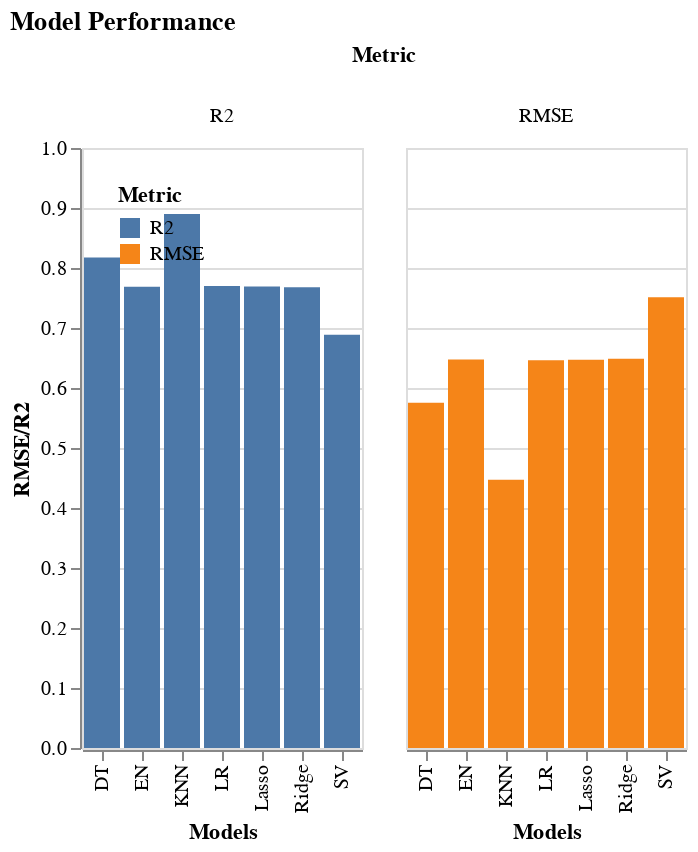

Notebook source saved alongside this figure:
### Code cell
data = pd.DataFrame({
        'Model': np.tile(labels, 2),
        'Metric': ['RMSE']*len(labels) + ['R2']*len(labels),
        'Value': np.concatenate([RMSE_Results, R2_Results])
    })

bar_chart = alt.Chart(data).mark_bar().encode(
    x=alt.X('Model:N', axis=alt.Axis(title='Models')),
    y=alt.Y('Value:Q', axis=alt.Axis(title='RMSE/R2'), scale=alt.Scale(domain=(0, 1))),
    color='Metric:N',
    column='Metric:N'
).properties(
    title='Model Performance'
).resolve_scale(
    y='shared'
).configure_legend(
    orient='top-left'
)
bar_chart.show()

### Figure 1 — Vega-Lite specification as saved in the notebook (floating-point values rounded to 4 significant figures)
{"config": {"view": {"continuousWidth": 300, "continuousHeight": 300}, "legend": {"orient": "top-left"}}, "data": {"name": "data-cc4c65a02b8448a0f8d62767bc4679bd"}, "mark": {"type": "bar"}, "encoding": {"color": {"field": "Metric", "type": "nominal"}, "column": {"field": "Metric", "type": "nominal"}, "x": {"axis": {"title": "Models"}, "field": "Model", "type": "nominal"}, "y": {"axis": {"title": "RMSE/R2"}, "field": "Value", "scale": {"domain": [0, 1]}, "type": "quantitative"}}, "resolve": {"scale": {"y": "shared"}}, "title": "Model Performance", "$schema": "https://vega.github.io/schema/vega-lite/v5.17.0.json", "datasets": {"data-cc4c65a02b8448a0f8d62767bc4679bd": [{"Model": "LR", "Metric": "RMSE", "Value": 0.6461}, {"Model": "Lasso", "Metric": "RMSE", "Value": 0.6472}, {"Model": "Ridge", "Metric": "RMSE", "Value": 0.6488}, {"Model": "EN", "Metric": "RMSE", "Value": 0.6477}, {"Model": "KNN", "Metric": "RMSE", "Value": 0.4469}, {"Model": "DT", "Metric": "RMSE", "Value": 0.5756}, {"Model": "SV", "Metric": "RMSE", "Value": 0.7512}, {"Model": "LR", "Metric": "R2", "Value": 0.7699}, {"Model": "Lasso", "Metric": "R2", "Value": 0.7691}, {"Model": "Ridge", "Metric": "R2", "Value": 0.768}, {"Model": "EN", "Metric": "R2", "Value": 0.7688}, {"Model": "KNN", "Metric": "R2", "Value": 0.8899}, {"Model": "DT", "Metric": "R2", "Value": 0.8174}, {"Model": "SV", "Metric": "R2", "Value": 0.6889}]}}
